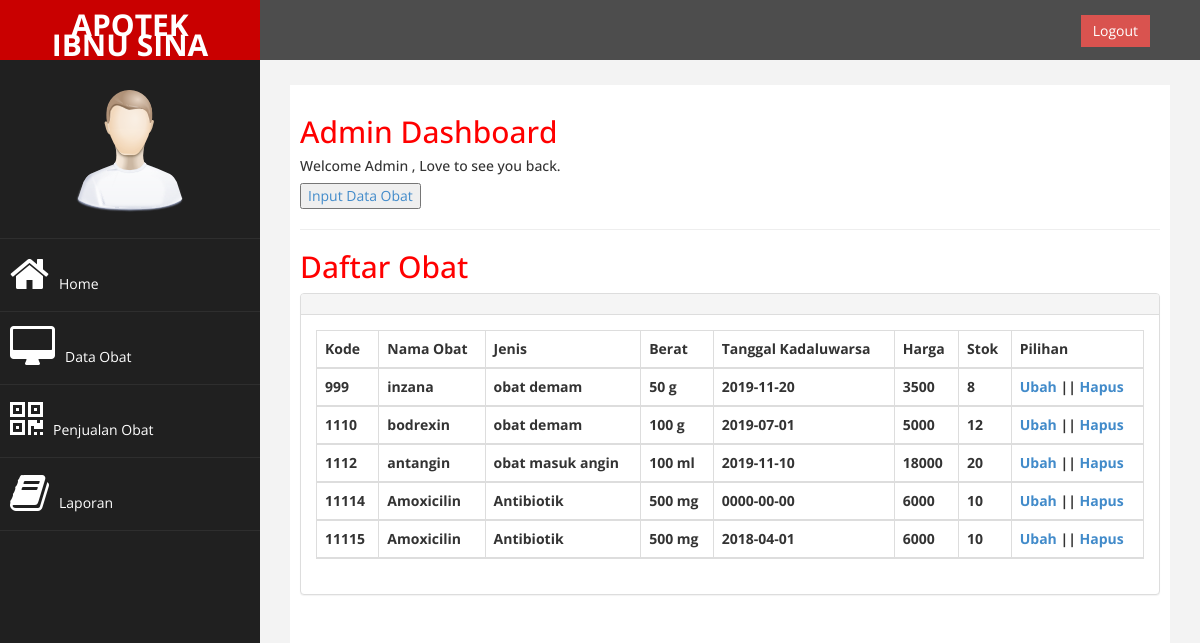
Page /hal.php?module=obat (signed in) on the committed database.
### tables this page shows
CREATE TABLE IF NOT EXISTS `obat` (
  `kode` int(5) NOT NULL,
  `nama` varchar(225) NOT NULL,
  `jenis` varchar(225) NOT NULL,
  `berat` varchar(225) NOT NULL,
  `kadaluwarsa` date NOT NULL,
  `harga` int(11) NOT NULL,
  `stok` int(5) NOT NULL,
  PRIMARY KEY (`kode`)
);

### function.php (called while the page is built, shortened)
<?php
class apotek{
	public $conn;
	function koneksi($host,$username,$password,$dbname){
		$this->conn = mysqli_connect($host,$username,$password,$dbname);
            return ($this->conn);
	}
	function query($query){
		$hasil=mysqli_query($this->conn,$query);
		$rows = [];
		while ($row  = mysqli_fetch_array($hasil)){
			$rows[] = $row;
		}
		return $rows;
	}
		function lihatobat(){
		$query="SELECT `kode`,`nama`,`jenis`,`berat`,`kadaluwarsa`,`harga`,`stok` FROM obat";
		return $this->query($query);
		}
}
?>

### module/obat.php (the view, shortened to what this page needs)
<?php
    require "function.php";
    $object = new apotek();
    $object->koneksi("localhost","root","","apotek");
    $obat=$object->lihatobat();
 ?>
                <div class="row">
                    <div class="col-md-12">
                       <button>  <a href="?module=inputobat">Input Data Obat</a></button>
                    </div>
                </div>
                 <hr />
            <h2>Daftar Obat</h2>
            <div class="row">
                <div class="col-md-12">
                    <div class="panel panel-default">
                        <div class="panel-heading">
                        </div>
                        <div class="panel-body">
                            <div class="table-responsive">
                                <table class="table table-striped table-bordered table-hover" id="dataTables-example">
                                    <thead>
                                        <tr>
                                            <th>Kode</th>
                                            <th>Nama Obat</th>
                                            <th>Jenis</th>
                                            <th>Berat</th>
                                            <th>Tanggal Kadaluwarsa</th>
                                            <th>Harga</th>
                                            <th>Stok</th>
                                            <th>Pilihan</th>
                                        </tr>
<?php
    foreach ($obat as $obat){
    ?>
    <tr>
    <th><?php echo $obat['kode']; ?></th>
    <th><?php echo $obat['nama']; ?></th>
    <th><?php echo $obat['jenis']; ?></th>
    <th><?php echo $obat['berat']; ?></th>
    <th><?php echo $obat['kadaluwarsa']; ?></th>
    <th><?php echo $obat['harga']; ?></th>
    <th><?php echo $obat['stok']; ?></th>
    <th><a href="?module=edit&kode=<?php echo $obat['kode']; ?>">Ubah</a> || <a href="?module=hapus&kode=<?php echo $obat['kode']; ?>">Hapus</a></th>
    </tr>
    <?php }; ?>
                                    </thead>
                                </table>
                            </div>
                        </div>
                    </div>
                </div>
            </div>

### assets/css/custom.css (style rules this page uses)
body { font-family: 'Open Sans', sans-serif; }
h2 { color: #f00; }

### rows in the picture
obat: kode "999", nama "inzana", jenis "obat demam", berat "50 g", kadaluwarsa "2019-11-20", harga "3500", stok "8"
obat: kode "1110", nama "bodrexin", jenis "obat demam", berat "100 g", kadaluwarsa "2019-07-01", harga "5000", stok "12"
obat: kode "1112", nama "antangin", jenis "obat masuk angin", berat "100 ml", kadaluwarsa "2019-11-10", harga "18000", stok "20"
obat: kode "11114", nama "Amoxicilin", jenis "Antibiotik", berat "500 mg", kadaluwarsa "0000-00-00", harga "6000", stok "10"
obat: kode "11115", nama "Amoxicilin", jenis "Antibiotik", berat "500 mg", kadaluwarsa "2018-04-01", harga "6000", stok "10"
